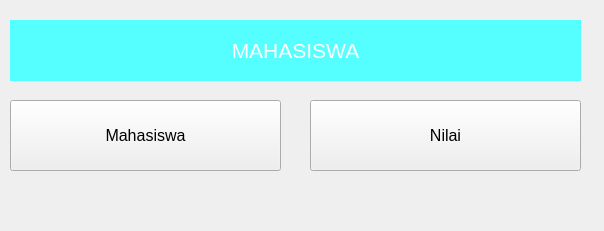
<?xml version="1.0" encoding="UTF-8"?>
<ui version="4.0">
 <class>Form</class>
 <widget class="QWidget" name="Form">
  <property name="geometry">
   <rect>
    <x>0</x>
    <y>0</y>
    <width>604</width>
    <height>231</height>
   </rect>
  </property>
  <property name="windowTitle">
   <string>Form</string>
  </property>
  <widget class="QPushButton" name="btnMahasiswa">
   <property name="geometry">
    <rect>
     <x>10</x>
     <y>100</y>
     <width>271</width>
     <height>71</height>
    </rect>
   </property>
   <property name="font">
    <font>
     <pointsize>12</pointsize>
    </font>
   </property>
   <property name="text">
    <string>Mahasiswa</string>
   </property>
  </widget>
  <widget class="QLabel" name="label">
   <property name="geometry">
    <rect>
     <x>10</x>
     <y>20</y>
     <width>571</width>
     <height>61</height>
    </rect>
   </property>
   <property name="font">
    <font>
     <pointsize>16</pointsize>
    </font>
   </property>
   <property name="styleSheet">
    <string notr="true">color: rgb(255, 255, 255);
background-color: rgb(85, 255, 255);</string>
   </property>
   <property name="text">
    <string>MAHASISWA</string>
   </property>
   <property name="alignment">
    <set>Qt::AlignCenter</set>
   </property>
  </widget>
  <widget class="QPushButton" name="btnNilai">
   <property name="geometry">
    <rect>
     <x>310</x>
     <y>100</y>
     <width>271</width>
     <height>71</height>
    </rect>
   </property>
   <property name="font">
    <font>
     <pointsize>12</pointsize>
    </font>
   </property>
   <property name="text">
    <string>Nilai</string>
   </property>
  </widget>
 </widget>
 <resources/>
 <connections/>
</ui>
